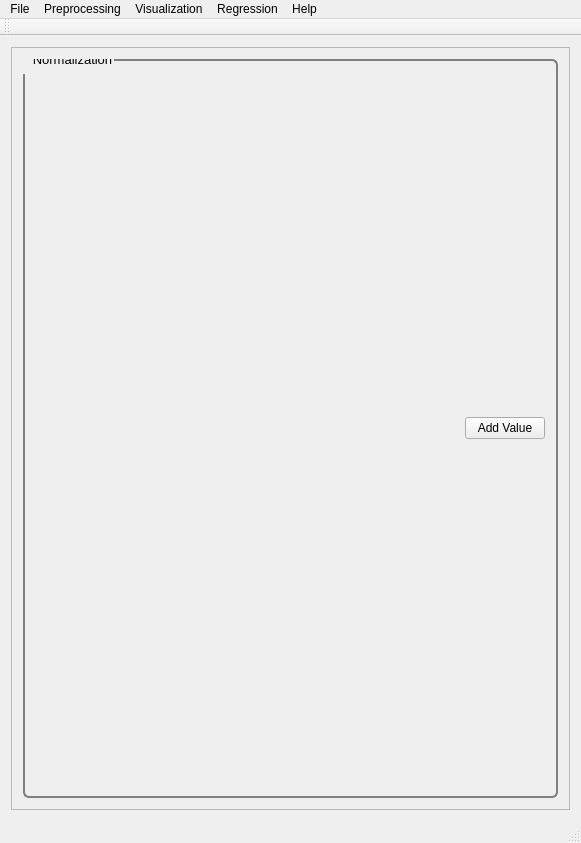
<?xml version="1.0" encoding="UTF-8"?>
<ui version="4.0">
 <class>MainWindow</class>
 <widget class="QMainWindow" name="MainWindow">
  <property name="geometry">
   <rect>
    <x>0</x>
    <y>0</y>
    <width>581</width>
    <height>843</height>
   </rect>
  </property>
  <property name="windowTitle">
   <string>PYSAT</string>
  </property>
  <widget class="QWidget" name="centralWidget">
   <layout class="QVBoxLayout" name="verticalLayout_9">
    <item>
     <widget class="QScrollArea" name="scrollArea">
      <property name="widgetResizable">
       <bool>true</bool>
      </property>
      <widget class="QWidget" name="scrollAreaWidgetContents_2">
       <property name="geometry">
        <rect>
         <x>0</x>
         <y>0</y>
         <width>561</width>
         <height>770</height>
        </rect>
       </property>
       <property name="font">
        <font>
         <pointsize>8</pointsize>
        </font>
       </property>
       <property name="styleSheet">
        <string notr="true">QGroupBox {
  border: 2px solid gray;
  border-radius: 6px;
  margin-top: 0.5em;
}

QGroupBox::title {

  padding-top: -14px;
  padding-left: 8px;
}
</string>
       </property>
       <layout class="QVBoxLayout" name="verticalLayout_8">
        <item>
         <widget class="QGroupBox" name="Normalization">
          <property name="font">
           <font>
            <pointsize>10</pointsize>
           </font>
          </property>
          <property name="title">
           <string>Normalization</string>
          </property>
          <layout class="QVBoxLayout" name="verticalLayout_27">
           <item>
            <layout class="QVBoxLayout" name="verticalLayout_26">
             <item>
              <layout class="QVBoxLayout" name="verticalLayout_22">
               <item>
                <layout class="QHBoxLayout" name="horizontalLayout_25">
                 <item>
                  <spacer name="horizontalSpacer_6">
                   <property name="orientation">
                    <enum>Qt::Horizontal</enum>
                   </property>
                   <property name="sizeHint" stdset="0">
                    <size>
                     <width>40</width>
                     <height>20</height>
                    </size>
                   </property>
                  </spacer>
                 </item>
                 <item>
                  <widget class="QPushButton" name="NormValuebutton">
                   <property name="text">
                    <string>Add Value</string>
                   </property>
                  </widget>
                 </item>
                </layout>
               </item>
              </layout>
             </item>
            </layout>
           </item>
          </layout>
          <zorder></zorder>
         </widget>
        </item>
       </layout>
      </widget>
     </widget>
    </item>
   </layout>
  </widget>
  <widget class="QMenuBar" name="menuBar">
   <property name="geometry">
    <rect>
     <x>0</x>
     <y>0</y>
     <width>581</width>
     <height>21</height>
    </rect>
   </property>
   <widget class="QMenu" name="menuFile">
    <property name="title">
     <string>File</string>
    </property>
    <addaction name="actionLoad_Refence_Data"/>
    <addaction name="actionLoad_Unknown_Data"/>
    <addaction name="separator"/>
    <addaction name="actionSave_Current_Plots"/>
    <addaction name="actionSave_Current_Data"/>
    <addaction name="separator"/>
    <addaction name="actionCreate_New_Workflow"/>
    <addaction name="actionSave_Current_Workflow"/>
    <addaction name="separator"/>
    <addaction name="actionExit"/>
   </widget>
   <widget class="QMenu" name="menuPreprocessing">
    <property name="title">
     <string>Preprocessing</string>
    </property>
    <widget class="QMenu" name="menuBaseline_Removal">
     <property name="title">
      <string>Baseline Removal</string>
     </property>
     <addaction name="actionALS"/>
     <addaction name="actionDietrich"/>
     <addaction name="actionPolyFit"/>
     <addaction name="actionAirPLS"/>
     <addaction name="actionFABC"/>
     <addaction name="actionKK"/>
     <addaction name="actionMario"/>
     <addaction name="actionMedian"/>
     <addaction name="actionRubberband"/>
     <addaction name="actionUndecimated_Wavelet"/>
    </widget>
    <widget class="QMenu" name="menuCalibration_Transfer">
     <property name="title">
      <string>Calibration Transfer</string>
     </property>
     <addaction name="actionRatio"/>
     <addaction name="actionTommy_s_Methgod"/>
     <addaction name="actionPiecewise_Direct_Standardization"/>
     <addaction name="actionOthers_3"/>
    </widget>
    <addaction name="actionNormalization"/>
    <addaction name="actionNoise_Reduction"/>
    <addaction name="actionApply_Mask"/>
    <addaction name="actionInterpolate"/>
    <addaction name="actionInstrument_Response"/>
    <addaction name="menuCalibration_Transfer"/>
    <addaction name="menuBaseline_Removal"/>
   </widget>
   <widget class="QMenu" name="menuVisualization">
    <property name="title">
     <string>Visualization</string>
    </property>
    <widget class="QMenu" name="menuClustering">
     <property name="title">
      <string>Clustering</string>
     </property>
     <addaction name="actionK_Means"/>
     <addaction name="actionHierarchical"/>
     <addaction name="actionOthers"/>
     <addaction name="actionOthers_2"/>
    </widget>
    <addaction name="actionPCA"/>
    <addaction name="actionICA"/>
    <addaction name="menuClustering"/>
   </widget>
   <widget class="QMenu" name="menuRegression">
    <property name="title">
     <string>Regression</string>
    </property>
    <addaction name="actionPLS"/>
    <addaction name="actionSM_PLS"/>
    <addaction name="actionICA_Regression"/>
    <addaction name="actionGaussian_Process"/>
    <addaction name="actionMLP"/>
    <addaction name="actionSVM"/>
    <addaction name="actionOthers_4"/>
    <addaction name="actionOthers_5"/>
   </widget>
   <widget class="QMenu" name="menuHelp">
    <property name="title">
     <string>Help</string>
    </property>
    <addaction name="actionIndex"/>
    <addaction name="actionContent_2"/>
    <addaction name="separator"/>
    <addaction name="actionAbout"/>
    <addaction name="actionAbout_QtCreator"/>
   </widget>
   <addaction name="menuFile"/>
   <addaction name="menuPreprocessing"/>
   <addaction name="menuVisualization"/>
   <addaction name="menuRegression"/>
   <addaction name="menuHelp"/>
  </widget>
  <widget class="QToolBar" name="mainToolBar">
   <attribute name="toolBarArea">
    <enum>TopToolBarArea</enum>
   </attribute>
   <attribute name="toolBarBreak">
    <bool>false</bool>
   </attribute>
  </widget>
  <widget class="QStatusBar" name="statusBar"/>
  <action name="actionLoad_Refence_Data">
   <property name="text">
    <string>Load Refence Data</string>
   </property>
  </action>
  <action name="actionLoad_Unknown_Data">
   <property name="text">
    <string>Load Unknown Data</string>
   </property>
  </action>
  <action name="actionSave_Current_Workflow">
   <property name="text">
    <string>Save Current Workflow</string>
   </property>
  </action>
  <action name="actionSave_Current_Plots">
   <property name="text">
    <string>Save Current Plots</string>
   </property>
  </action>
  <action name="actionSave_Current_Data">
   <property name="text">
    <string>Save Current Data</string>
   </property>
  </action>
  <action name="actionCreate_New_Workflow">
   <property name="text">
    <string>Create New Workflow</string>
   </property>
  </action>
  <action name="actionNoise_Reduction">
   <property name="text">
    <string>Noise Reduction</string>
   </property>
  </action>
  <action name="actionApply_Mask">
   <property name="text">
    <string>Apply Mask</string>
   </property>
  </action>
  <action name="actionInterpolate">
   <property name="text">
    <string>Interpolate</string>
   </property>
  </action>
  <action name="actionInstrument_Response">
   <property name="text">
    <string>Instrument Response</string>
   </property>
  </action>
  <action name="actionALS">
   <property name="text">
    <string>ALS</string>
   </property>
  </action>
  <action name="actionDietrich">
   <property name="text">
    <string>Dietrich</string>
   </property>
  </action>
  <action name="actionPolyFit">
   <property name="text">
    <string>PolyFit</string>
   </property>
  </action>
  <action name="actionAirPLS">
   <property name="text">
    <string>AirPLS</string>
   </property>
  </action>
  <action name="actionFABC">
   <property name="text">
    <string>FABC</string>
   </property>
  </action>
  <action name="actionKK">
   <property name="text">
    <string>KK</string>
   </property>
  </action>
  <action name="actionMario">
   <property name="text">
    <string>Mario</string>
   </property>
  </action>
  <action name="actionMedian">
   <property name="text">
    <string>Median</string>
   </property>
  </action>
  <action name="actionRubberband">
   <property name="text">
    <string>Rubberband</string>
   </property>
  </action>
  <action name="actionUndecimated_Wavelet">
   <property name="text">
    <string>Undecimated Wavelet</string>
   </property>
  </action>
  <action name="actionRatio">
   <property name="text">
    <string>Ratio</string>
   </property>
  </action>
  <action name="actionTommy_s_Methgod">
   <property name="text">
    <string>Tommy's Method</string>
   </property>
  </action>
  <action name="actionPiecewise_Direct_Standardization">
   <property name="text">
    <string>Piecewise Direct Standardization</string>
   </property>
  </action>
  <action name="actionPCA">
   <property name="text">
    <string>PCA</string>
   </property>
  </action>
  <action name="actionICA">
   <property name="text">
    <string>ICA</string>
   </property>
  </action>
  <action name="actionK_Means">
   <property name="text">
    <string>K-Means</string>
   </property>
  </action>
  <action name="actionHierarchical">
   <property name="text">
    <string>Hierarchical</string>
   </property>
  </action>
  <action name="actionOthers">
   <property name="text">
    <string>Others...</string>
   </property>
  </action>
  <action name="actionOthers_2">
   <property name="text">
    <string>Others...</string>
   </property>
  </action>
  <action name="actionOthers_3">
   <property name="text">
    <string>Others...</string>
   </property>
  </action>
  <action name="actionPLS">
   <property name="text">
    <string>PLS</string>
   </property>
  </action>
  <action name="actionSM_PLS">
   <property name="text">
    <string>SM-PLS</string>
   </property>
  </action>
  <action name="actionICA_Regression">
   <property name="text">
    <string>ICA Regression</string>
   </property>
  </action>
  <action name="actionGaussian_Process">
   <property name="text">
    <string>Gaussian Process</string>
   </property>
  </action>
  <action name="actionMLP">
   <property name="text">
    <string>MLP</string>
   </property>
  </action>
  <action name="actionSVM">
   <property name="text">
    <string>SVM</string>
   </property>
  </action>
  <action name="actionOthers_4">
   <property name="text">
    <string>Others...</string>
   </property>
  </action>
  <action name="actionOthers_5">
   <property name="text">
    <string>Others...</string>
   </property>
  </action>
  <action name="actionIndex">
   <property name="text">
    <string>Index</string>
   </property>
  </action>
  <action name="actionContent_2">
   <property name="text">
    <string>Content</string>
   </property>
  </action>
  <action name="actionAbout">
   <property name="text">
    <string>About...</string>
   </property>
  </action>
  <action name="actionAbout_QtCreator">
   <property name="text">
    <string>About QtCreator...</string>
   </property>
  </action>
  <action name="actionExit">
   <property name="text">
    <string>Exit</string>
   </property>
  </action>
  <action name="actionNormalization">
   <property name="text">
    <string>Normalization</string>
   </property>
  </action>
 </widget>
 <layoutdefault spacing="6" margin="11"/>
 <resources/>
 <connections/>
</ui>
